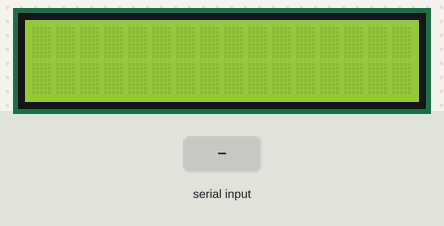
Bench run of a sketch on a simulated Arduino Uno, built with avr-gcc and run on an emulated ATmega328P. On the bench: 16×2 character LCD. Inputs (shaded band) come from the test bench. What the sketch prints to the serial monitor is not drawn.

Above: at 1.2 s.
1.3 s: byte 30 received over Serial
2.8 s: byte 90 received over Serial
At 3.5 s:
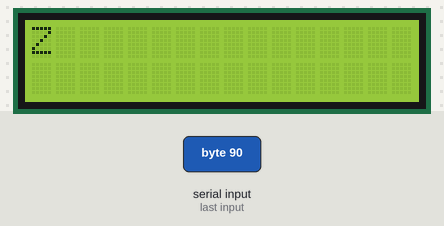
4.3 s: byte 120 received over Serial
At 4.6 s:
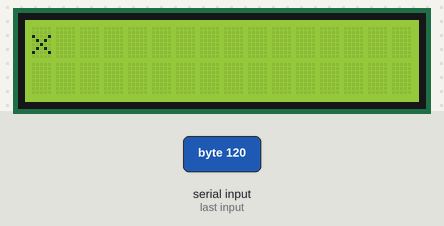
Timing chart, 0 to 7.3 s (numbered marks = the images above; inputs shaded):
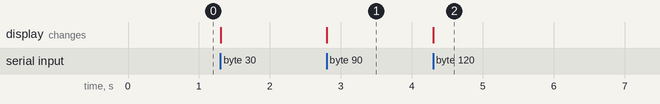

The sketch:

btlcd.ino
```cpp
#include <LiquidCrystal.h>


LiquidCrystal mylcd(2,3,4,5,6,7);
void setup() {
  mylcd.begin(16,2);
  Serial.begin(9600);

 }

void loop() {
  char rd;

 if (Serial.available())
 {
   mylcd.clear();
  int i=0;
   int j=0;
       while(Serial.available())
     {

          rd=Serial.read();
         if (i>15)
         {
          j+=1;
          i=0;
          }
         if (j==2)
         {
           j=0;
         }
          mylcd.setCursor(i,j);

          Serial.println(rd);
           mylcd.print(rd);
          delay(50);
           i++;
      }
 }
}
```

Measured:
- after the input at 2.8 s, the display: changes at once (image 1)
- after the input at 4.3 s, the display: changes at once (image 2)
